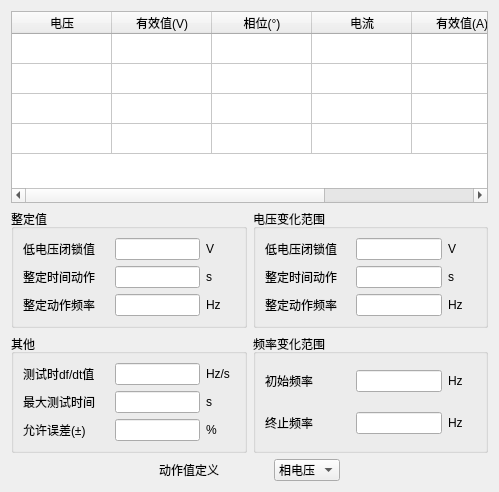
       <widget class="QWidget" name="tab_ddybs">
        <attribute name="title">
         <string>低电压闭锁</string>
        </attribute>
        <layout class="QVBoxLayout" name="verticalLayout_28">
         <item>
          <widget class="QTableWidget" name="tb_ddybs">
           <property name="rowCount">
            <number>4</number>
           </property>
           <attribute name="verticalHeaderVisible">
            <bool>false</bool>
           </attribute>
           <row/>
           <row/>
           <row/>
           <row/>
           <column>
            <property name="text">
             <string>电压</string>
            </property>
           </column>
           <column>
            <property name="text">
             <string>有效值(V)</string>
            </property>
           </column>
           <column>
            <property name="text">
             <string>相位(°)</string>
            </property>
           </column>
           <column>
            <property name="text">
             <string>电流</string>
            </property>
           </column>
           <column>
            <property name="text">
             <string>有效值(A)</string>
            </property>
           </column>
           <column>
            <property name="text">
             <string>相位(°)</string>
            </property>
           </column>
          </widget>
         </item>
         <item>
          <layout class="QGridLayout" name="gridLayout_6" rowstretch="3,3" columnstretch="1,1">
           <item row="0" column="0">
            <widget class="QGroupBox" name="groupBox_23">
             <property name="title">
              <string>整定值</string>
             </property>
             <layout class="QVBoxLayout" name="verticalLayout_29">
              <item>
               <layout class="QHBoxLayout" name="horizontalLayout_53" stretch="3,3,1">
                <item>
                 <widget class="QLabel" name="label_92">
                  <property name="text">
                   <string>低电压闭锁值</string>
                  </property>
                 </widget>
                </item>
                <item>
                 <widget class="QLineEdit" name="lineEdit_43"/>
                </item>
                <item>
                 <widget class="QLabel" name="label_93">
                  <property name="text">
                   <string>V</string>
                  </property>
                 </widget>
                </item>
               </layout>
              </item>
              <item>
               <layout class="QHBoxLayout" name="horizontalLayout_54" stretch="3,3,1">
                <item>
                 <widget class="QLabel" name="label_94">
                  <property name="text">
                   <string>整定时间动作</string>
                  </property>
                 </widget>
                </item>
                <item>
                 <widget class="QLineEdit" name="lineEdit_44"/>
                </item>
                <item>
                 <widget class="QLabel" name="label_95">
                  <property name="text">
                   <string>s</string>
                  </property>
                 </widget>
                </item>
               </layout>
              </item>
              <item>
               <layout class="QHBoxLayout" name="horizontalLayout_55" stretch="3,3,1">
                <item>
                 <widget class="QLabel" name="label_96">
                  <property name="text">
                   <string>整定动作频率</string>
                  </property>
                 </widget>
                </item>
                <item>
                 <widget class="QLineEdit" name="lineEdit_45"/>
                </item>
                <item>
                 <widget class="QLabel" name="label_97">
                  <property name="text">
                   <string>Hz</string>
                  </property>
                 </widget>
                </item>
               </layout>
              </item>
             </layout>
            </widget>
           </item>
           <item row="0" column="1">
            <widget class="QGroupBox" name="groupBox_24">
             <property name="title">
              <string>电压变化范围</string>
             </property>
             <layout class="QVBoxLayout" name="verticalLayout_30">
              <item>
               <layout class="QHBoxLayout" name="horizontalLayout_58" stretch="3,3,1">
                <item>
                 <widget class="QLabel" name="label_102">
                  <property name="text">
                   <string>低电压闭锁值</string>
                  </property>
                 </widget>
                </item>
                <item>
                 <widget class="QLineEdit" name="lineEdit_48"/>
                </item>
                <item>
                 <widget class="QLabel" name="label_103">
                  <property name="text">
                   <string>V</string>
                  </property>
                 </widget>
                </item>
               </layout>
              </item>
              <item>
               <layout class="QHBoxLayout" name="horizontalLayout_56" stretch="3,3,1">
                <item>
                 <widget class="QLabel" name="label_98">
                  <property name="text">
                   <string>整定时间动作</string>
                  </property>
                 </widget>
                </item>
                <item>
                 <widget class="QLineEdit" name="lineEdit_46"/>
                </item>
                <item>
                 <widget class="QLabel" name="label_99">
                  <property name="text">
                   <string>s</string>
                  </property>
                 </widget>
                </item>
               </layout>
              </item>
              <item>
               <layout class="QHBoxLayout" name="horizontalLayout_57" stretch="3,3,1">
                <item>
                 <widget class="QLabel" name="label_100">
                  <property name="text">
                   <string>整定动作频率</string>
                  </property>
                 </widget>
                </item>
                <item>
                 <widget class="QLineEdit" name="lineEdit_47"/>
                </item>
                <item>
                 <widget class="QLabel" name="label_101">
                  <property name="text">
                   <string>Hz</string>
                  </property>
                 </widget>
                </item>
               </layout>
              </item>
             </layout>
            </widget>
           </item>
           <item row="1" column="1">
            <widget class="QGroupBox" name="groupBox_26">
             <property name="title">
              <string>频率变化范围</string>
             </property>
             <layout class="QVBoxLayout" name="verticalLayout_32">
              <item>
               <layout class="QHBoxLayout" name="horizontalLayout_63" stretch="3,3,1">
                <item>
                 <widget class="QLabel" name="label_112">
                  <property name="text">
                   <string>初始频率</string>
                  </property>
                 </widget>
                </item>
                <item>
                 <widget class="QLineEdit" name="lineEdit_53"/>
                </item>
                <item>
                 <widget class="QLabel" name="label_113">
                  <property name="text">
                   <string>Hz</string>
                  </property>
                 </widget>
                </item>
               </layout>
              </item>
              <item>
               <layout class="QHBoxLayout" name="horizontalLayout_62" stretch="3,3,1">
                <item>
                 <widget class="QLabel" name="label_110">
                  <property name="text">
                   <string>终止频率</string>
                  </property>
                 </widget>
                </item>
                <item>
                 <widget class="QLineEdit" name="lineEdit_52"/>
                </item>
                <item>
                 <widget class="QLabel" name="label_111">
                  <property name="text">
                   <string>Hz</string>
                  </property>
                 </widget>
                </item>
               </layout>
              </item>
             </layout>
            </widget>
           </item>
           <item row="1" column="0">
            <widget class="QGroupBox" name="groupBox_25">
             <property name="title">
              <string>其他</string>
             </property>
             <layout class="QVBoxLayout" name="verticalLayout_31">
              <item>
               <layout class="QHBoxLayout" name="horizontalLayout_61" stretch="3,3,1">
                <item>
                 <widget class="QLabel" name="label_108">
                  <property name="text">
                   <string>测试时df/dt值</string>
                  </property>
                 </widget>
                </item>
                <item>
                 <widget class="QLineEdit" name="lineEdit_51"/>
                </item>
                <item>
                 <widget class="QLabel" name="label_109">
                  <property name="text">
                   <string>Hz/s</string>
                  </property>
                 </widget>
                </item>
               </layout>
              </item>
              <item>
               <layout class="QHBoxLayout" name="horizontalLayout_59" stretch="3,3,1">
                <item>
                 <widget class="QLabel" name="label_104">
                  <property name="text">
                   <string>最大测试时间</string>
                  </property>
                 </widget>
                </item>
                <item>
                 <widget class="QLineEdit" name="lineEdit_49"/>
                </item>
                <item>
                 <widget class="QLabel" name="label_105">
                  <property name="text">
                   <string>s</string>
                  </property>
                 </widget>
                </item>
               </layout>
              </item>
              <item>
               <layout class="QHBoxLayout" name="horizontalLayout_60" stretch="3,3,1">
                <item>
                 <widget class="QLabel" name="label_106">
                  <property name="text">
                   <string>允许误差(±)</string>
                  </property>
                 </widget>
                </item>
                <item>
                 <widget class="QLineEdit" name="lineEdit_50"/>
                </item>
                <item>
                 <widget class="QLabel" name="label_107">
                  <property name="text">
                   <string>%</string>
                  </property>
                 </widget>
                </item>
               </layout>
              </item>
             </layout>
            </widget>
           </item>
          </layout>
         </item>
         <item>
          <layout class="QHBoxLayout" name="horizontalLayout_52" stretch="3,1,1,1,3">
           <item>
            <spacer name="horizontalSpacer_3">
             <property name="orientation">
              <enum>Qt::Horizontal</enum>
             </property>
             <property name="sizeHint" stdset="0">
              <size>
               <width>40</width>
               <height>20</height>
              </size>
             </property>
            </spacer>
           </item>
           <item>
            <widget class="QLabel" name="label_91">
             <property name="text">
              <string>动作值定义</string>
             </property>
            </widget>
           </item>
           <item>
            <spacer name="horizontalSpacer_5">
             <property name="orientation">
              <enum>Qt::Horizontal</enum>
             </property>
             <property name="sizeHint" stdset="0">
              <size>
               <width>40</width>
               <height>20</height>
              </size>
             </property>
            </spacer>
           </item>
           <item>
            <widget class="QComboBox" name="comboBox_3">
             <item>
              <property name="text">
               <string>相电压</string>
              </property>
             </item>
             <item>
              <property name="text">
               <string>线电压</string>
              </property>
             </item>
            </widget>
           </item>
           <item>
            <spacer name="horizontalSpacer_4">
             <property name="orientation">
              <enum>Qt::Horizontal</enum>
             </property>
             <property name="sizeHint" stdset="0">
              <size>
               <width>40</width>
               <height>20</height>
              </size>
             </property>
            </spacer>
           </item>
          </layout>
         </item>
        </layout>
       </widget>
